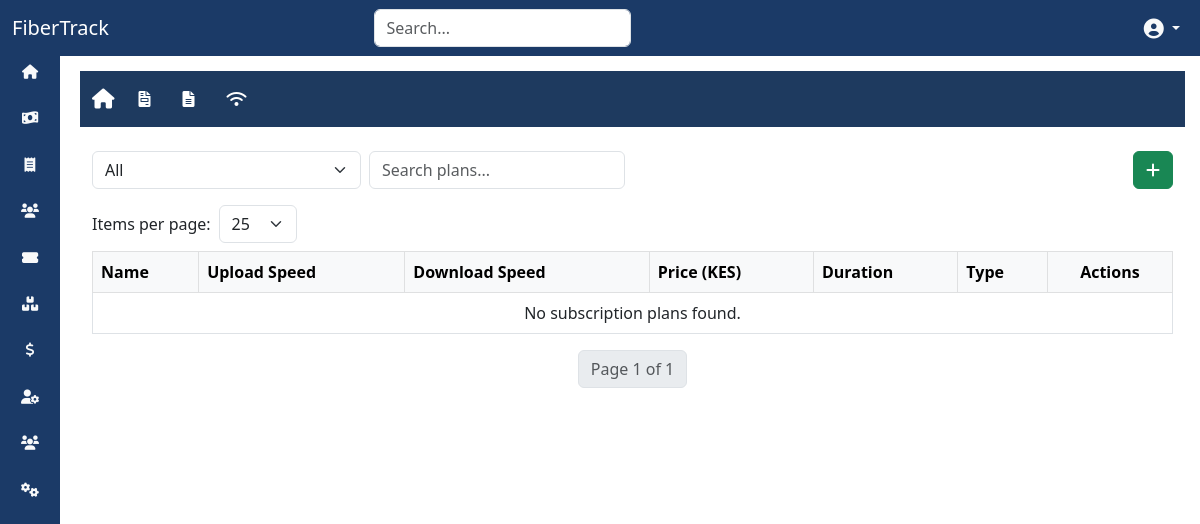
The app's page /services/ (signed in), older data.
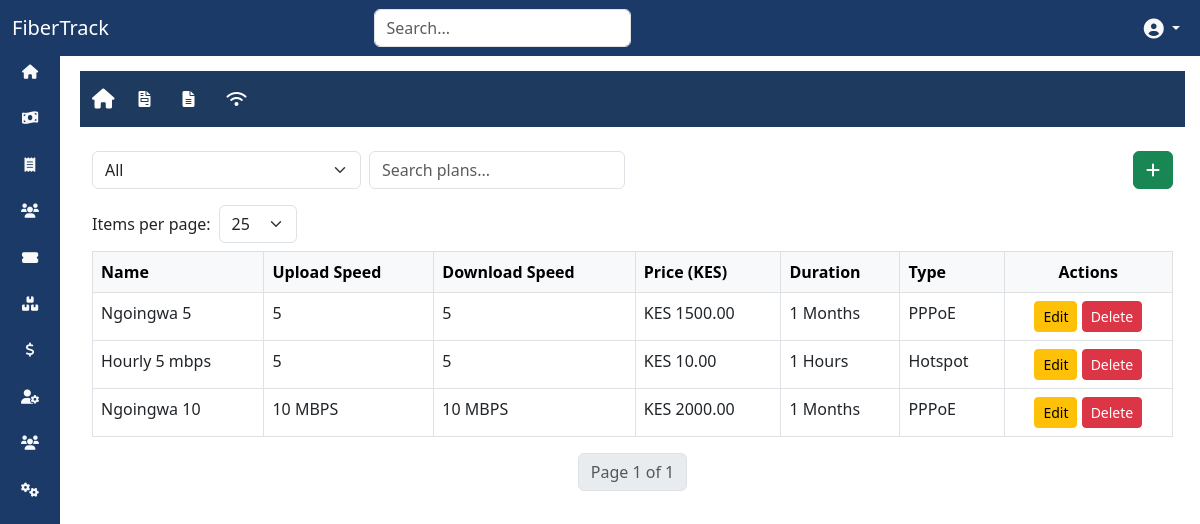
The same page, newer data.
### services/models.py (models this page shows, shortened)
class SubscriptionPlan(models.Model):
    PLAN_TYPE_CHOICES = [
        ('pppoe', 'PPPoE'),
        ('hotspot', 'Hotspot'),
    ]
    TIME_UNIT_CHOICES = [
        ('minutes', 'Minutes'),
        ('hours', 'Hours'),
        ('days', 'Days'),
        ('weeks', 'Weeks'),
        ('months', 'Months'),
    ]
    name = models.CharField(max_length=100)  # Plan Name
    upload_speed = models.CharField(max_length=50)
    download_speed = models.CharField(max_length=50)
    price = models.DecimalField(max_digits=10, decimal_places=2)  # Price
    installation_fee = models.DecimalField(max_digits=10, decimal_places=2, default=0.00)  # Installation fee
    plan_type = models.CharField(max_length=10, choices=PLAN_TYPE_CHOICES, default='pppoe')  # Type of the plan
    duration = models.PositiveIntegerField()  # Duration of the plan
    time_unit = models.CharField(max_length=10, choices=TIME_UNIT_CHOICES, default='days')  # Time unit for duration
    data_cap = models.CharField(max_length=50, null=True, blank=True)  # Optional data cap for the plan

### services/views.py (the view)
# urls.py: path('', views.subscription_plan_list, name='subscription_plan_list'),
@login_required(login_url='/auth/login/')
def subscription_plan_list(request):
    plan_type_filter = request.GET.get('plan_type', 'all')
    query = request.GET.get('q', '')
    per_page = request.GET.get('per_page', 25)
    plans = SubscriptionPlan.objects.all()
    if plan_type_filter == 'pppoe':
        plans = plans.filter(plan_type='pppoe')
    elif plan_type_filter == 'hotspot':
        plans = plans.filter(plan_type='hotspot')
    if query:
        plans = plans.filter(
            Q(name__icontains=query) |
            Q(upload_speed__icontains=query) |
            Q(download_speed__icontains=query)
        )
    paginator = Paginator(plans, per_page)  # Use selected items per page
    page_number = request.GET.get('page')
    page_obj = paginator.get_page(page_number)
    form = SubscriptionPlanForm()
    return render(request, 'services/subscription_plan_list.html', {
        'page_obj': page_obj,
        'query': query,
        'plan_type_filter': plan_type_filter,
        'per_page': int(per_page),
        'form': form,
    })

### services/forms.py
class SubscriptionPlanForm(forms.ModelForm):
    class Meta:
        model = SubscriptionPlan
        fields = ['name', 'download_speed', 'upload_speed', 'price', 'installation_fee', 'plan_type', 'duration', 'time_unit', 'data_cap']
        widgets = {
            'name': forms.TextInput(attrs={'class': 'form-control'}),
            'download_speed': forms.TextInput(attrs={'class': 'form-control'}),
            'bandwidth': forms.TextInput(attrs={'class': 'form-control'}),
            'price': forms.NumberInput(attrs={'class': 'form-control'}),
            'installation_fee': forms.NumberInput(attrs={'class': 'form-control'}),
            'plan_type': forms.Select(attrs={'class': 'form-control'}),
            'duration': forms.NumberInput(attrs={'class': 'form-control'}),
            'time_unit': forms.Select(attrs={'class': 'form-control'}),
            'data_cap': forms.TextInput(attrs={'class': 'form-control'}),
        }

### services/templates/services/subscription_plan_list.html (shortened to what this page needs)
{% extends "base.html" %}
{% block content %}
    {% include 'billing/billing_navbar.html' %}
<div class="container mt-4">
    <div class="d-flex justify-content-between align-items-center mb-3">
        <form method="get" class="d-flex w-50" id="filter-form">
            <select name="plan_type" class="form-select me-2" onchange="document.getElementById('filter-form').submit()">
                <option value="all" {% if plan_type_filter == 'all' %}selected{% endif %}>All</option>
            </select>
            <input type="text" name="q" class="form-control me-2" placeholder="Search plans..." value="{{ query }}" id="search-input">
        </form>
        <button type="button" class="btn btn-success" data-bs-toggle="modal" data-bs-target="#addPlanModal">
            <i class="fas fa-plus"></i>
        </button>
    </div>
    <div class="mb-2">
        <form method="get" class="d-flex align-items-center">
            <label for="per_page" class="me-2">Items per page:</label>
            <select name="per_page" id="per_page" class="form-select w-auto" onchange="this.form.submit()">
                <option value="25" {% if per_page == 25 %}selected{% endif %}>25</option>
            </select>
        </form>
    </div>
    <div class="table-responsive">
        <table class="table table-bordered table-hover">
            <thead class="table-light">
                <tr>
                    <th onclick="sortTable(0, 'string')">Name</th>
                    <th onclick="sortTable(1, 'string')">Upload Speed</th>
                    <th onclick="sortTable(2, 'string')">Download Speed</th>
                    <th onclick="sortTable(3, 'number')">Price (KES)</th>
                    <th onclick="sortTable(4, 'number')">Duration</th>
                    <th onclick="sortTable(5, 'string')">Type</th>
                    <th class="text-center">Actions</th>
                </tr>
            </thead>
            <tbody>
                {% for plan in page_obj %}
                <tr class="clickable-row" data-href="{% url 'services:subscription_plan_detail' plan.pk %}">
                    <td>{{ plan.name }}</td>
                    <td>{{ plan.upload_speed }}</td>
                    <td>{{ plan.download_speed }}</td>
                    <td>KES {{ plan.price|floatformat:2 }}</td>
                    <td>{{ plan.duration }} {{ plan.get_time_unit_display }}</td>
                    <td>{{ plan.get_plan_type_display }}</td>
                    <td class="text-center">
                        <a href="{% url 'services:subscription_plan_edit' plan.pk %}" class="btn btn-warning btn-sm">Edit</a>
                        <a href="{% url 'services:subscription_plan_delete' plan.pk %}" class="btn btn-danger btn-sm">Delete</a>
                    </td>
                </tr>
                {% empty %}
                <tr>
                    <td colspan="7" class="text-center">No subscription plans found.</td>
                </tr>
                {% endfor %}
            </tbody>
        </table>
    </div>
    <nav aria-label="Page navigation">
        <ul class="pagination justify-content-center">
            <li class="page-item disabled"><span class="page-link">Page {{ page_obj.number }} of {{ page_obj.paginator.num_pages }}</span></li>
        </ul>
    </nav>
</div>
{% endblock %}

Row changes from the older to the newer data that the page shows:
added SubscriptionPlan: name "Ngoingwa 5", upload_speed "5", download_speed "5", price "1500.00", duration "1", time_unit "Months", plan_type "PPPoE"
added SubscriptionPlan: name "Hourly 5 mbps", upload_speed "5", download_speed "5", price "10.00", duration "1", time_unit "Hours", plan_type "Hotspot"
added SubscriptionPlan: name "Ngoingwa 10", upload_speed "10 MBPS", download_speed "10 MBPS", price "2000.00", duration "1", time_unit "Months", plan_type "PPPoE"
Text that changed along with them:
text no longer shown: "No subscription plans found."
